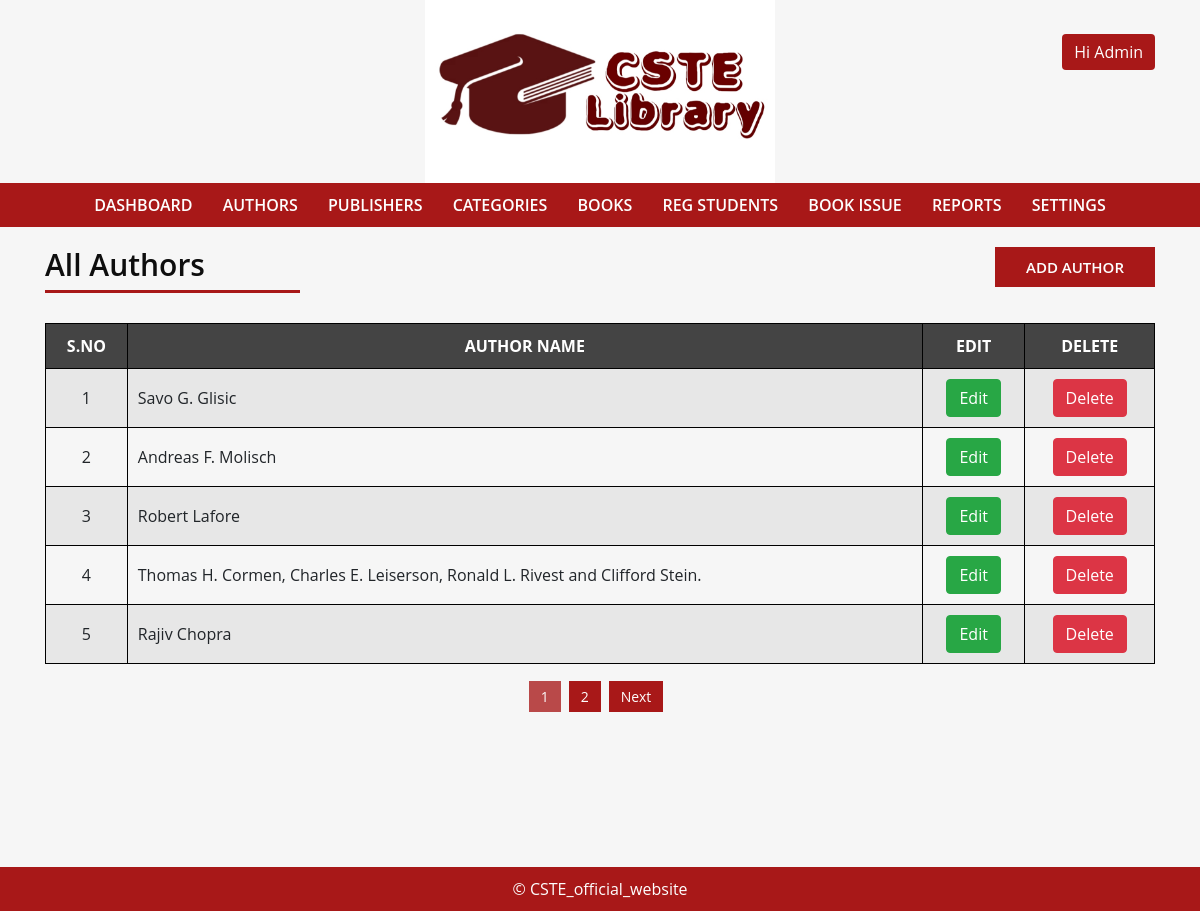
Screenshot of /author.php (signed in) with the database file from the repository.
### tables this page shows
CREATE TABLE `author` (
  `author_id` int(11) NOT NULL,
  `author_name` varchar(100) NOT NULL
);

### config.php (called while the page is built, shortened)
<?php
$limit = 5;
?>

### author.php (the view, shortened to what this page needs)
<?php include "header.php" ?>
<div id="admin-content">
    <div class="container">
        <div class="row">
            <div class="col-md-3">
                <h2 class="admin-heading">All Authors</h2>
            </div>
            <div class="offset-md-7 col-md-2">
                <a class="add-new" href="add-author.php">Add Author</a>
            </div>
        </div>
        <div class="row">
            <div class="col-md-12">
              <?php
              if(isset($_GET['page'])){
                $page = $_GET['page'];
              }else{
                $page = 1;
              }
              $offset = ($page - 1) * $limit;
              $sql = "SELECT * FROM author ORDER BY author_id DESC LIMIT {$offset}, {$limit}";
              $result = mysqli_query($conn, $sql); ?>
              <table class="content-table">
                  <thead>
                    <th>S.No</th>
                    <th>Author Name</th>
                    <th>Edit</th>
                    <th>Delete</th>
                  </thead>
                  <tbody>
                  <?php if(mysqli_num_rows($result) > 0){
                  $serial = $offset + 1;
                    while($row= mysqli_fetch_assoc($result)){ ?>
                    <tr>
                      <td><?php echo $serial; ?></td>
                      <td><?php echo $row['author_name'] ?></td>
                      <td class="edit">
                        <a href="update-author.php?aid=<?php echo $row['author_id']; ?>" class="btn btn-success">Edit</a>
                      </td>
                      <td class="delete">
                        <a href="#" class="btn btn-danger delete-author" data-aid = <?php echo $row['author_id'] ?>>Delete</a>
                      </td>
                    </tr>
                    <?php $serial++;
                    }
                  }else{ ?>
                    <tr>
                      <td colspan="4">No Authors Found</td>
                    </tr>
                  <?php } ?>
                  </tbody>
              </table>
              <?php
              $sql1 = "SELECT * FROM author";
              $result = mysqli_query($conn, $sql1);
              if(mysqli_num_rows($result) > 0){
                $total_records = mysqli_num_rows($result);
                $total_page = ceil($total_records / $limit);
                if($total_page > 1){
                  $pagination =  "<ul class='pagination admin-pagination'>";
                  for($i = 1; $i <= $total_page; $i++){
                    if($i == $page){
                      $active = "active";
                    }else{
                      $active = "";
                    }
                    $pagination .= '<li class="'.$active.'"><a href="author.php?page='.$i.'">'.$i.'</a></li>';
                  }
                  if($total_page > $page){
                    $pagination .= '<li class=""><a href="author.php?page='.($page + 1).'">Next</a></li>';
                  }
                  $pagination .= "</ul>";
                  echo $pagination;
                }
              } ?>
            </div>
        </div>
    </div>
</div>
<?php include "footer.php" ?>

### css/style.css (style rules this page uses)
body { background: #F6F6F6; font-family: 'Open Sans', sans-serif; }
a, a:hover, a:focus { text-decoration: none; outline: none; }
ul { margin:0; padding:0; list-style:none; }
#admin-content { min-height: 80vh; padding: 20px 0 40px; }
#admin-content .admin-heading { color: #0E0E0E; font-size: 30px; font-weight: 600; margin: 0 0 40px; position: relative; }
#admin-content .admin-heading:after { content : ""; background: #A00000; width: 100%; height: 3px; opacity: 0.9; position: absolute; left: 0; bottom: -10px; }
#admin-content .add-new { background: #A00000; color: #fff; font-size: 15px; font-weight: 600; text-align: center; text-transform: uppercase; border: 2px solid transparent; padding: 7px 15px; display: block; opacity: 0.9; transition: all 0.3s; }
#admin-content .content-table { width: 100%; margin: 0 0 20px; }
#admin-content .content-table thead { background: #444; color: #fff; }
#admin-content .content-table th { text-align: center; text-transform: uppercase; border: 1px solid #000; padding: 10px; }
#admin-content .content-table tbody tr:nth-child(odd) { background: #e7e7e7; }
#admin-content .content-table tbody tr:nth-child(even) { background: transparent; }
#admin-content .content-table tbody td { text-align: center; border: 1px solid #000; padding: 10px; }
#admin-content .content-table tbody td:nth-child(2), #admin-content .content-table tbody td:nth-child(5) { text-align: left; }
.pagination { text-align: center; display: block; }
.pagination li { display: inline-block; margin-right: 8px; }
.pagination li a { background: #A00000; color: #fff; font-size: 14px; padding: 6px 12px; opacity: 0.9; }
.pagination li.active > a { background: #A00000; opacity: 0.7; }

### rows the page displays
author: author_name "Savo G. Glisic"
author: author_name "Andreas F. Molisch"
author: author_name "Robert Lafore"
author: author_name "Thomas H. Cormen, Charles E. Leiserson, Ronald L. Rivest and Clifford Stein."
author: author_name "Rajiv Chopra"
